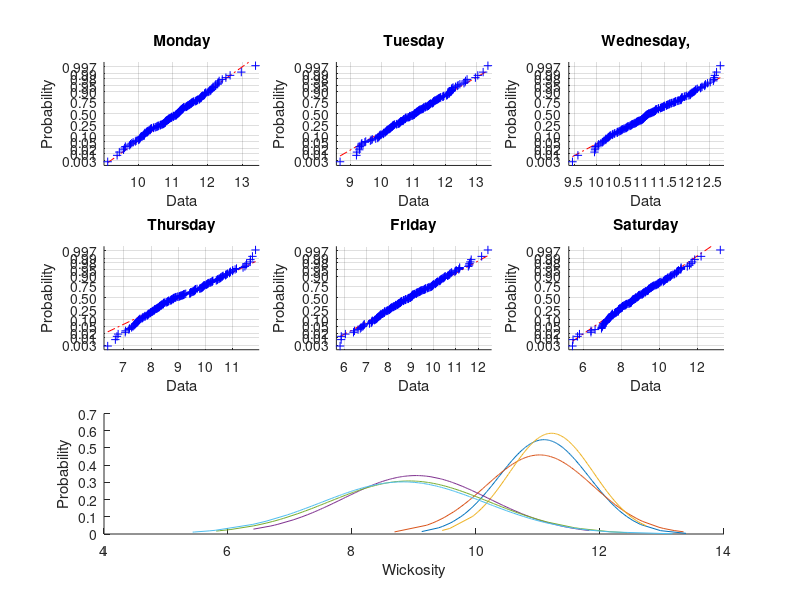

The MATLAB script that drew this image:
load('wickosity.mat');
week ='Monday Tuesday Wednesday, Thursday Friday Saturday';
names = strsplit(week);
for i=1: 6
    dat = sort(data(:,i));
    average = mean(dat);
    standard = std(dat);
    fprintf('%s''s average is %f and the standard deviation is %f.\n',names{i},average,standard);
    subplot(3,3,i);
    normplot(dat);
    title(names(i));
    yvals = normpdf(dat,average,standard);
    subplot(3,3,7:9);
    hold on
    plot(dat,yvals);
    xlabel('Wickosity');
    ylabel('Probability');
end

    
    